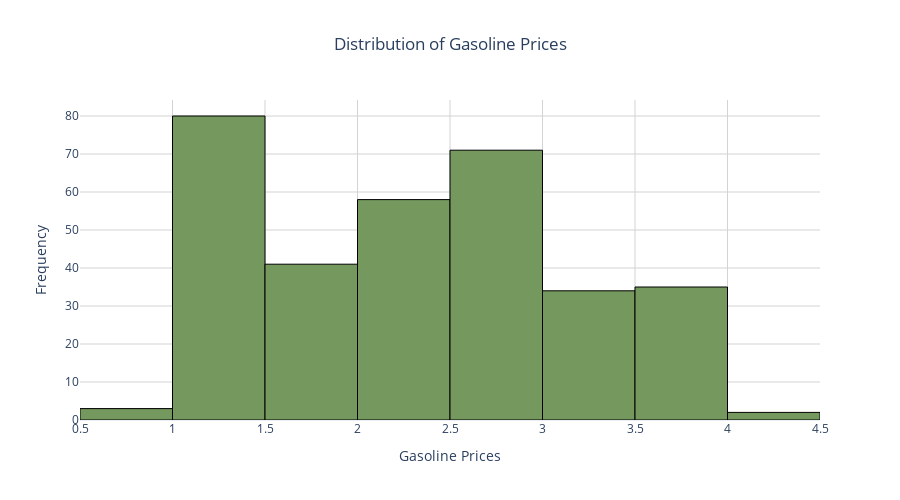

The notebook cell saved with this chart:
### Code cell
''' Create a histogram to visualize the distribution of Gasoline Prices '''

# Create histogram
figfp1 = px.histogram(
    prices,
    x="GasolinePrices",
    nbins=15,
    title="Distribution of Gasoline Prices",
    color_discrete_sequence=[colors["prices"]]
)

# Customize layout
figfp1.update_layout(
    template="plotly_white",
    title_x=0.5,
    xaxis_title="Gasoline Prices",
    yaxis_title="Frequency",
    xaxis=dict(showgrid=True, gridcolor="lightgray"),
    yaxis=dict(showgrid=True, gridcolor="lightgray"),
    hovermode="x unified",
    height=500
)

figfp1.update_traces(marker_line_color="black", marker_line_width=1, opacity=1)

figfp1.show()

### Figure 1 — Plotly figure (JSON) as saved in the notebook; plotly's stock layout.template omitted (floating-point values rounded to 4 significant figures; data arrays with more than 128 entries replaced by an {"elided": "..."} marker saying what was removed)
{"data": [{"bingroup": "x", "hovertemplate": "GasolinePrices=%{x}<br>count=%{y}<extra></extra>", "legendgroup": "", "marker": {"color": "#74985D", "line": {"color": "black", "width": 1}, "pattern": {"shape": ""}}, "name": "", "nbinsx": 15, "opacity": 1, "orientation": "v", "showlegend": false, "type": "histogram", "x": {"elided": "324 float values"}, "xaxis": "x", "yaxis": "y"}], "layout": {"barmode": "relative", "height": 500, "hovermode": "x unified", "legend": {"tracegroupgap": 0}, "title": {"text": "Distribution of Gasoline Prices", "x": 0.5}, "xaxis": {"anchor": "y", "domain": [0, 1], "gridcolor": "lightgray", "showgrid": true, "title": {"text": "Gasoline Prices"}}, "yaxis": {"anchor": "x", "domain": [0, 1], "gridcolor": "lightgray", "showgrid": true, "title": {"text": "Frequency"}}}}
